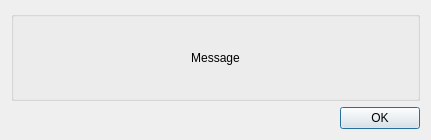
<?xml version="1.0" encoding="UTF-8"?>
<ui version="4.0">
 <class>Dialog</class>
 <widget class="QDialog" name="Dialog">
  <property name="geometry">
   <rect>
    <x>0</x>
    <y>0</y>
    <width>431</width>
    <height>140</height>
   </rect>
  </property>
  <property name="windowTitle">
   <string>Moderat - Error</string>
  </property>
  <property name="windowIcon">
   <iconset resource="../res.qrc">
    <normaloff>:/icons/assets/logo.png</normaloff>:/icons/assets/logo.png</iconset>
  </property>
  <layout class="QGridLayout" name="gridLayout_2">
   <item row="1" column="1">
    <widget class="QPushButton" name="okButton">
     <property name="minimumSize">
      <size>
       <width>80</width>
       <height>0</height>
      </size>
     </property>
     <property name="text">
      <string>OK</string>
     </property>
     <property name="iconSize">
      <size>
       <width>20</width>
       <height>20</height>
      </size>
     </property>
    </widget>
   </item>
   <item row="1" column="0">
    <spacer name="horizontalSpacer">
     <property name="orientation">
      <enum>Qt::Horizontal</enum>
     </property>
     <property name="sizeHint" stdset="0">
      <size>
       <width>40</width>
       <height>20</height>
      </size>
     </property>
    </spacer>
   </item>
   <item row="0" column="0" colspan="2">
    <widget class="QGroupBox" name="usernameGroup">
     <property name="title">
      <string/>
     </property>
     <layout class="QGridLayout" name="gridLayout">
      <item row="0" column="0">
       <widget class="QLabel" name="errorLabel">
        <property name="text">
         <string>Message</string>
        </property>
        <property name="alignment">
         <set>Qt::AlignCenter</set>
        </property>
       </widget>
      </item>
     </layout>
    </widget>
   </item>
  </layout>
 </widget>
 <resources>
  <include location="../res.qrc"/>
 </resources>
 <connections/>
</ui>
